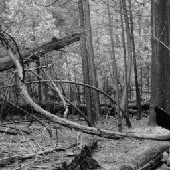
%> input picture woods.png, 170 x 170 px
$ octave AccessedQuiz.m   (GNU Octave 9; MATLAB toolbox functions it lacks are replaced by stand-ins)
%> lines starting %> are read from the running program, lines starting %| are printed output that depends on the picture; long printed decimals are rounded
### gabor2.m
function gb=gabor2(sigma,freq,orient,aspect,phase)
%function gb=gabor2(sigma,freq,orient,aspect,phase)
%
% This function produces a numerical approximation to 2D Gabor function.
% Parameters:
% sigma  = standard deviation of Gaussian envelope, this in-turn controls the
%          size of the result (pixels)
% freq   = the frequency of the sin wave (1/pixels)
% orient = orientation of the Gabor from the horizontal (degrees)
% aspect = aspect ratio of Gaussian envelope (1 = circular symmetric envelope,
%          lower values produce longer functions)
% phase  = the phase of the sin wave (degrees)

sz=fix(7*sigma./max(0.2,aspect));
if mod(sz,2)==0, sz=sz+1; end

[x y]=meshgrid(-fix(sz/2):fix(sz/2),fix(-sz/2):fix(sz/2));

% Rotation
orient=(orient-90)*pi/180;
xDash=x*cos(orient)+y*sin(orient);
yDash=-x*sin(orient)+y*cos(orient);

phase=phase*pi/180;

gb=exp(-.5*((xDash.^2/sigma^2)+(aspect^2*yDash.^2/sigma^2))).*(cos(2*pi*xDash*freq+phase));

%ensure gabor sums to zero (so it is a valid differencing mask)
gb(gb>0)=gb(gb>0)./sum(sum(max(0,gb)));
gb(gb<0)=gb(gb<0)./sum(sum(max(0,-gb)));

### AccessedQuiz.m
%% 1.Redundancy Reduction by Retinal Ganglion Cells (simulated with Difference of Gaussians)
% read resources
Iwoods=imread('woods.png');
%> Iwoods is the input picture: size 170x170 uint8; min 4, max 238, mean 105.8
Idwoods=im2double(Iwoods);
%% 1.DoG mask and on-centre, off-surround retinal ganglion cells
dog=fspecial('gaussian',21,2)-fspecial('gaussian',21,3.5); %on-centre, off-surround DoG mask
IdwoodsDog=conv2(Idwoods,dog,'same');
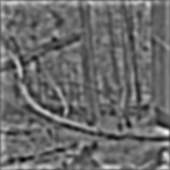
%> IdwoodsDog: size 170x170 double; min -0.117, max 0.174, mean 0.00522; drawn with min black and max white
figure(1), clf, imagesc(IdwoodsDog); colormap('gray'); colorbar
%% 1.answer1
disp('answer1')
disp(IdwoodsDog(134,78))
%| 0.04852
%% 1.Redundancy Reduction
offsets=[0:30];
for offset=offsets
   sim(offset+1)=corr2(IdwoodsDog(1:end-offset,:),IdwoodsDog(1+offset:end,:));
end
%> after the loop, sim = 31 values, max 1 at index 1, min -0.0452 at index 8, mean 0.168
figure(2), clf,
plot(offsets,sim);
legend({'DoG woods'});
xlabel('shift'); ylabel('correlation coefficient')
%% 1.answer2
disp('answer2')
disp(sim(6))
%| 0.07569
disp('answer3')
disp(sim(25))
%| 0.1203
%% 2.Colour Opponent Cells
% read resources
Irooster=imread('rooster.jpg');
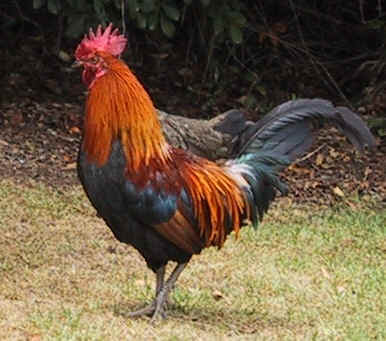
%> input picture rooster.jpg, 386 x 341 px
%> Irooster is the input picture: size 341x386x3 uint8; mean R, G, B 110, 91.4, 68
Idrooster=im2double(Irooster);
%% 2.blue-off, yellow-on colour-opponent cells
gc=fspecial('gaussian',15,2.5); %center
gs=fspecial('gaussian',15,2.5); %surround
Y=mean(Idrooster(:,:,1:2),3);
IdroosterBonYoff=-conv2(Idrooster(:,:,3),gc,'same')+conv2(Y,gs,'same');
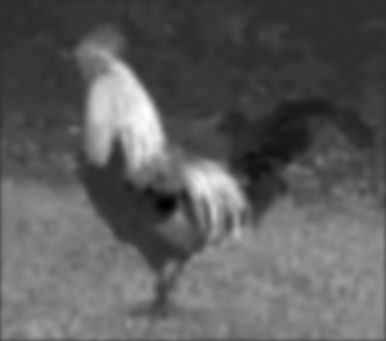
%> IdroosterBonYoff: size 341x386 double; min -0.125, max 0.563, mean 0.127; drawn with min black and max white
figure; imagesc(IdroosterBonYoff); axis('off','equal','tight'); colorbar, title('blue-off, yellow-on');
%% 2.answer 1
disp('answer1')
disp(IdroosterBonYoff(302,5))
%| 0.1965
disp('answer2')
disp(IdroosterBonYoff(171,256))
%| -0.06921
%% 3.Laplacian of Gaussian (LoG) Masks
g1=fspecial('gaussian',9,1.5);
g2=fspecial('gaussian',30,5);
laplacian=[-0.125,-0.125,-0.125;-0.125,1,-0.125;-0.125,-0.125,-0.125];
LoG1=conv2(g1,laplacian,'same');
LoG2=conv2(g2,laplacian,'same');
IwoodsLog1=conv2(Idwoods,LoG1,'same');
IwoodsLog2=conv2(Idwoods,LoG2,'same');
figure(3),clf
subplot(2,2,1), mesh(LoG1);colormap('jet');
subplot(2,2,2), mesh(LoG2);colormap('jet');
subplot(2,2,3), imagesc(IwoodsLog1); colormap('jet'), axis('equal','tight'); colorbar
subplot(2,2,4), imagesc(IwoodsLog2); colormap('jet'), axis('equal','tight'); colorbar
%> after `colorbar`:
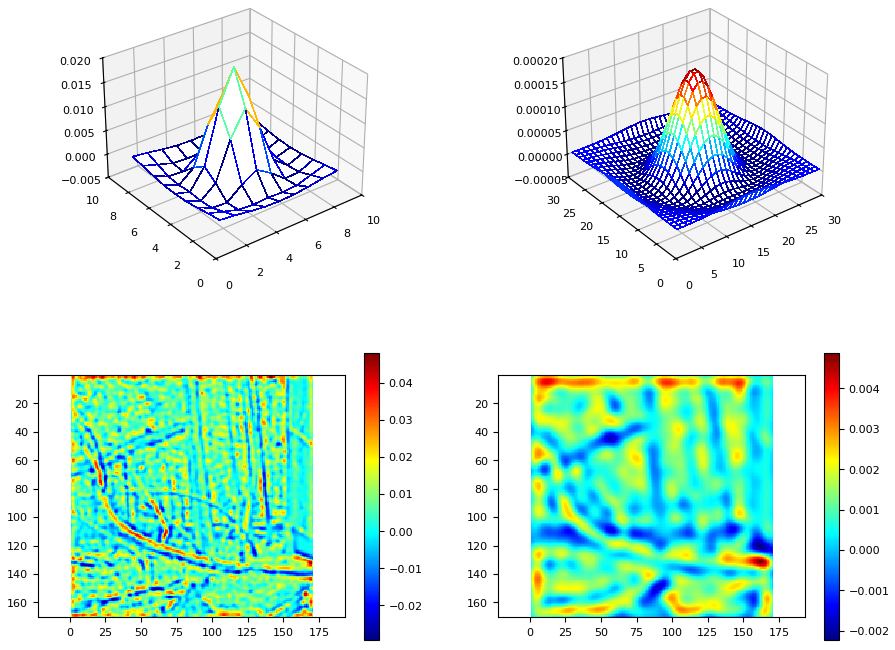
%> figure redrawn from the program's plot data, 4 panels
%% 3.answer1
disp('answer1')
disp(IwoodsLog1(76,22))
%| 0.04059
disp('answer2')
disp(IwoodsLog1(160,24))
%| -0.02828
disp('answer3')
disp(IwoodsLog2(76,22))
%| 1.0200e-03
disp('answer4')
disp(IwoodsLog2(160,24))
%| -1.6931e-04
%% 4.Equivalent LoG and DoG Masks
% array
offsetslow=[0.5:0.1:10];
offsetshigh=[0.5:0.1:10];
Euclidean=[];
%% 4.different DoG
g3=fspecial('gaussian',60,5);
LoG3=conv2(g3,laplacian,'same');
for i=1:length(offsetslow)
   for j=1:length(offsetshigh)
   DoGtry=fspecial('gaussian',60,offsetslow(i))-fspecial('gaussian',60,offsetshigh(j)); %on-centre, off-surround DoG mask
   LoG3=LoG3./max(max(LoG3));  % measure distance
   DoGtry=DoGtry./max(max(DoGtry)); % measure distance
   Euclidean(i,j) = sqrt(sum(sum((DoGtry-LoG3).^2))); % measure distance
   end
end
%% 4.min DoG
disp(min(min(Euclidean)))
%% 4.test DoG
g3=fspecial('gaussian',36,5);
LoG3=conv2(g3,laplacian,'same');
DoGtry=fspecial('gaussian',36,4.7)-fspecial('gaussian',36,5.4); %on-centre, off-surround DoG mask
LoG3=LoG3./max(max(LoG3));
DoGtry=DoGtry./max(max(DoGtry));
Euclideantry = sqrt(sum(sum((DoGtry-LoG3).^2)))
%% 5.Laplacian Image Pyramid
% Gaussian Masks
g4 = fspecial('gaussian',9,1.5);
%% 5.Pyramid 3
figure(4),clf,colormap('gray');

Gauwoods1 = conv2(Idwoods, g4, 'same'); % Gauss first for oringinal image Idwoods(double of woods.png) I1
IdwoodsPy1 = Idwoods - Gauwoods1; % first L1=I1 - (I1*G)
subplot(2,2,1); imagesc(IdwoodsPy1); axis('off','equal','tight'); colorbar, title('Pyramid 1');

Image2 = imresize(Gauwoods1, 0.5, 'nearest'); % I1=down 2(I0*G)
Gauwoods2 = conv2(Image2, g4, 'same'); %I1*G
IdwoodsPy2 = Image2 - Gauwoods2; % L1=I1-(I1*G)
subplot(2,2,2); imagesc(IdwoodsPy2); axis('off','equal','tight'); colorbar, title('Pyramid 2');

Image3 = imresize(Gauwoods2, 0.5, 'nearest'); % I2=down 2(I1*G)
Gauwoods3 = conv2(Image3, g4, 'same'); %I2*G
IdwoodsPy3 = Image3 - Gauwoods3; %L2=I2-(I2*G)
subplot(2,2,3); imagesc(IdwoodsPy3); axis('off','equal','tight'); colorbar, title('Pyramid 3');
%% 5.answer1
disp('answer1')
disp(IdwoodsPy3(3,6))
%| 0.05067
disp('answer2')
disp(IdwoodsPy3(1,3))
%| 0.09992
%% 6.Complex Cells (at multiple orientations)
% import resource
Ielephant=imread('elephant.png');
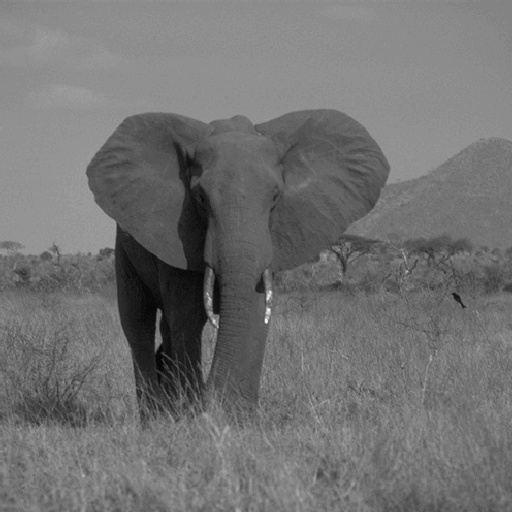
%> input picture elephant.png, 512 x 512 px
%> Ielephant is the input picture: size 512x512 uint8; min 6, max 249, mean 113.7
Idelephant=im2double(Ielephant);
%% 6.gabor complex cells different orientations
orientation = [0,15,30,45,60,75,90,105,120,135,150,165];
for i=1:length(orientation)
    gA=gabor2(3,0.1,orientation(i),0.75,90);
    gB=gabor2(3,0.1,orientation(i),0.75,0);
    IdelephantgA=conv2(Idelephant,gA,'valid');
    IdelephantgB=conv2(Idelephant,gB,'valid');
    Ic(:,:,i)=sqrt((IdelephantgA.^2)+(IdelephantgB.^2));
end
%> this loop made 12 passes
%> pass 1, `IdelephantgB=conv2(Idelephant,gB,'valid');`:
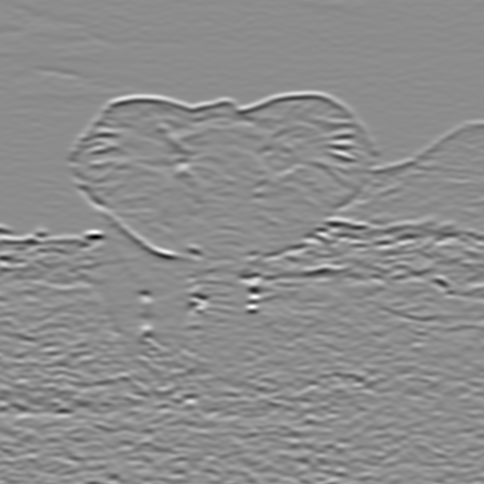
%> IdelephantgB: size 484x484 double; min -0.133, max 0.108, mean 3.45e-05; drawn with min black and max white
%% 6.Combine the max of the pixels
Icombine=zeros(length(Ic),length(Ic));
%> Icombine: size 484x484 double; every value is 0
for i=1:length(Ic)
    for j=1:length(Ic)
        Icombine(i,j)=max([Ic(i,j,1),Ic(i,j,2),Ic(i,j,3),Ic(i,j,4),Ic(i,j,5),...
            Ic(i,j,6),Ic(i,j,7),Ic(i,j,8),Ic(i,j,9),Ic(i,j,10),Ic(i,j,11),Ic(i,j,12)]);
    end
end
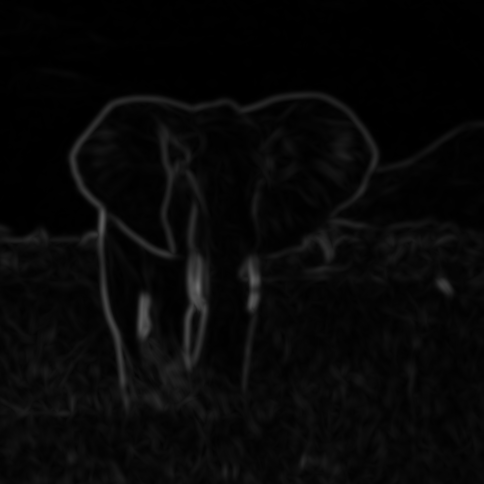
%> Icombine: size 484x484 double; min 0.000532, max 0.421, mean 0.0311
figure(5),clf,colormap('gray');
imagesc(Icombine); axis('off','equal','tight'); colorbar, title('Combine of complex cells in different orientations');
%% 6.answer1
disp('answer1')
disp(Icombine(406,218))
%| 0.04466
disp('answer2')
disp(Icombine(314,142))
%| 0.3405
%%
figure(11), clf
g=fspecial('gaussian',9,1.5);
Itrywoods=Idwoods;
subplot(2,2,1),imagesc(Itrywoods); axis('equal','tight'),colorbar
for i=2:3
   Itrywoods=imresize(conv2(Itrywoods,g,'same'), 0.5, 'nearest');
   subplot(2,2,i),imagesc(Itrywoods); axis('equal','tight'), colorbar
end
disp('answer1')
disp(Itrywoods(3,6))
%| 0.5978
disp('answer2')
disp(Itrywoods(1,3))
%| 0.3796
